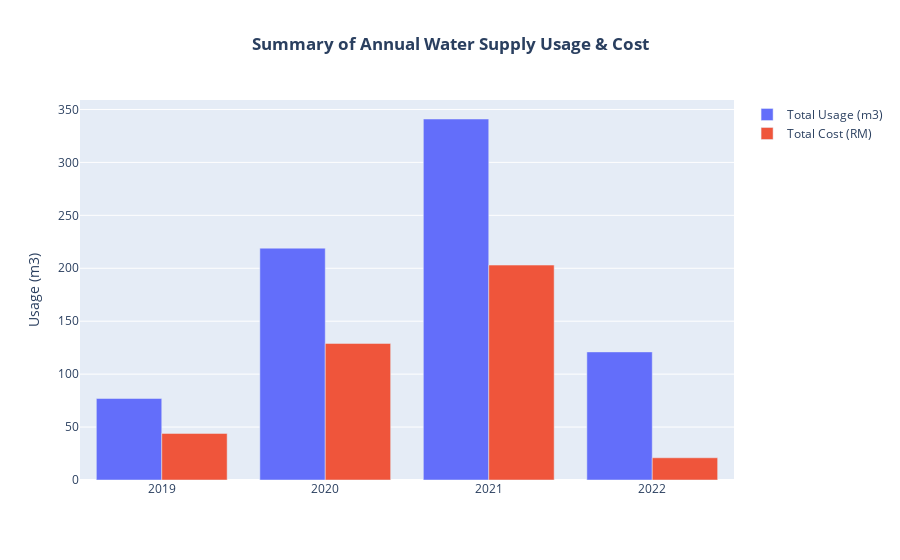

Notebook cell for this chart:
### Code cell
bar_plots = [
    go.Bar(x = df['Year'], y = df['Total Usage (m3)'],name='Total Usage (m3)'),
    go.Bar(x = df['Year'], y = df['Total Cost (RM)'],name='Total Cost (RM)')
           ]
layout = go.Layout(
title=go.layout.Title(text='<b>Summary of Annual Water Supply Usage & Cost</b>',x=0.5),
yaxis_title='Usage (m3)',xaxis_tickmode='array')
fig = go.Figure(data=bar_plots, layout=layout)
fig.show()

### Figure 1 — Plotly figure (JSON) as saved in the notebook; plotly's stock layout.template omitted (floating-point values rounded to 4 significant figures)
{"data": [{"name": "Total Usage (m3)", "type": "bar", "x": [2019, 2020, 2021, 2022], "y": [77, 219, 341, 121]}, {"name": "Total Cost (RM)", "type": "bar", "x": [2019, 2020, 2021, 2022], "y": [44, 129, 203, 21]}], "layout": {"title": {"text": "<b>Summary of Annual Water Supply Usage & Cost</b>", "x": 0.5}, "xaxis": {"tickmode": "array"}, "yaxis": {"title": {"text": "Usage (m3)"}}}}
